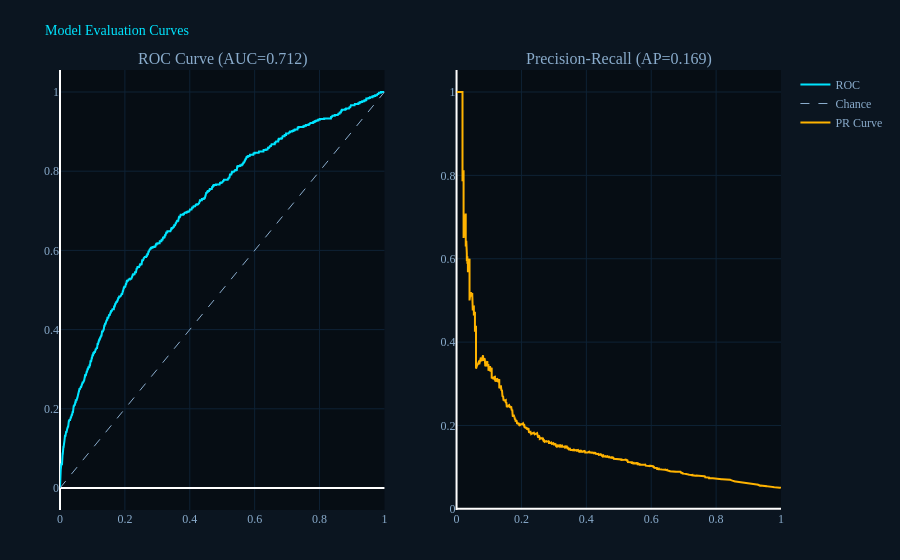

Here is the notebook cell this chart was saved with:
### Code cell
# ── Plot 6: ROC + Precision-Recall Curves ─────────────────────────────────────
fpr_arr, tpr_arr, _ = roc_curve(df["anomaly_label"], df["risk_score"])
prec, rec, _        = precision_recall_curve(df["anomaly_label"], df["risk_score"])
roc_val, ap_val     = metrics["roc_auc"], metrics["avg_precision"]

fig6 = make_subplots(rows=1, cols=2,
    subplot_titles=(f"ROC Curve (AUC={roc_val:.3f})", f"Precision-Recall (AP={ap_val:.3f})"))
fig6.add_trace(go.Scatter(x=fpr_arr, y=tpr_arr, mode="lines", name="ROC",
    line=dict(color=PALETTE["cyan"], width=2)), row=1, col=1)
fig6.add_trace(go.Scatter(x=[0, 1], y=[0, 1], mode="lines", name="Chance",
    line=dict(color=PALETTE["text"], dash="dash", width=1)), row=1, col=1)
fig6.add_trace(go.Scatter(x=rec, y=prec, mode="lines", name="PR Curve",
    line=dict(color=PALETTE["amber"], width=2)), row=1, col=2)
fig6.update_layout(paper_bgcolor=PALETTE["paper"], plot_bgcolor=PALETTE["bg"],
    font=dict(family="Share Tech Mono", color=PALETTE["text"]),
    title=dict(text="Model Evaluation Curves", font=dict(color=PALETTE["cyan"], size=14)),
    margin=dict(l=60, r=30, t=70, b=50))
fig6.update_xaxes(gridcolor=PALETTE["grid"])
fig6.update_yaxes(gridcolor=PALETTE["grid"])
fig6.show()

### Figure 1 — Plotly figure (JSON) as saved in the notebook; plotly's stock layout.template omitted (floating-point values rounded to 4 significant figures; data arrays with more than 128 entries replaced by an {"elided": "..."} marker saying what was removed)
{"data": [{"line": {"color": "#00e5ff", "width": 2}, "mode": "lines", "name": "ROC", "type": "scatter", "x": {"elided": "1088 float values"}, "xaxis": "x", "y": {"elided": "1088 float values"}, "yaxis": "y"}, {"line": {"color": "#8aaccc", "dash": "dash", "width": 1}, "mode": "lines", "name": "Chance", "type": "scatter", "x": [0, 1], "xaxis": "x", "y": [0, 1], "yaxis": "y"}, {"line": {"color": "#ffb300", "width": 2}, "mode": "lines", "name": "PR Curve", "type": "scatter", "x": {"elided": "12001 float values"}, "xaxis": "x2", "y": {"elided": "12001 float values"}, "yaxis": "y2"}], "layout": {"annotations": [{"font": {"size": 16}, "showarrow": false, "text": "ROC Curve (AUC=0.712)", "x": 0.225, "xanchor": "center", "xref": "paper", "y": 1, "yanchor": "bottom", "yref": "paper"}, {"font": {"size": 16}, "showarrow": false, "text": "Precision-Recall (AP=0.169)", "x": 0.775, "xanchor": "center", "xref": "paper", "y": 1, "yanchor": "bottom", "yref": "paper"}], "font": {"color": "#8aaccc", "family": "Share Tech Mono"}, "margin": {"b": 50, "l": 60, "r": 30, "t": 70}, "paper_bgcolor": "#0b1520", "plot_bgcolor": "#060d14", "title": {"font": {"color": "#00e5ff", "size": 14}, "text": "Model Evaluation Curves"}, "xaxis": {"anchor": "y", "domain": [0, 0.45], "gridcolor": "#0e2235"}, "xaxis2": {"anchor": "y2", "domain": [0.55, 1], "gridcolor": "#0e2235"}, "yaxis": {"anchor": "x", "domain": [0, 1], "gridcolor": "#0e2235"}, "yaxis2": {"anchor": "x2", "domain": [0, 1], "gridcolor": "#0e2235"}}}
